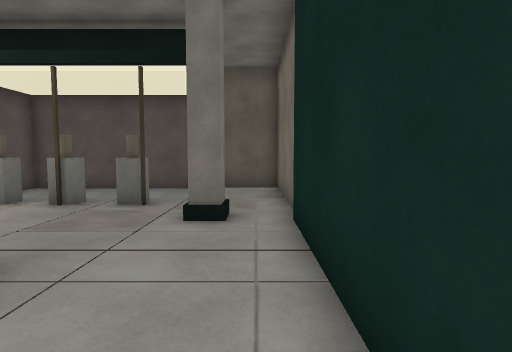
View 1 (above)

23 first-person views from a walk through a scene from a Unity 3-D project. The camera is 1.3 m above the floor, tilts 4° down and sees 80° across. Doors are open. The floor is counted in squares, 1 m on a side. Each view is taken from the middle of a square. On the plan, view 1 faces up. The plan holds only what a view shows up to about 14 squares ahead; the rest is blank. The place goes on beyond the plan. The player is left out.

View 2
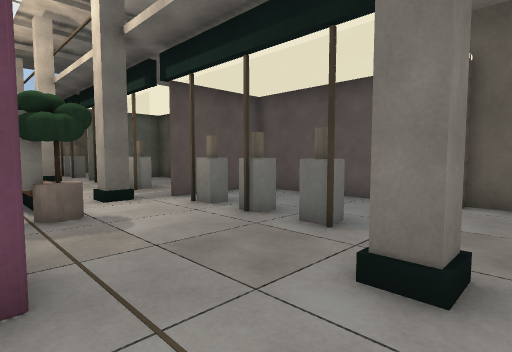

View 3
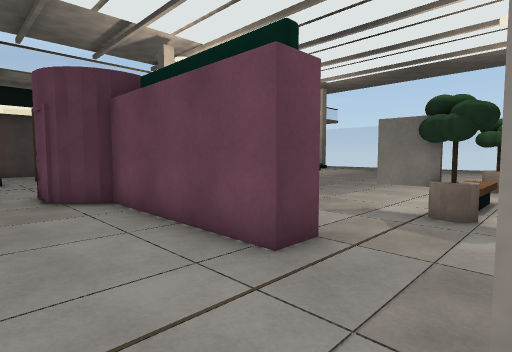

View 4
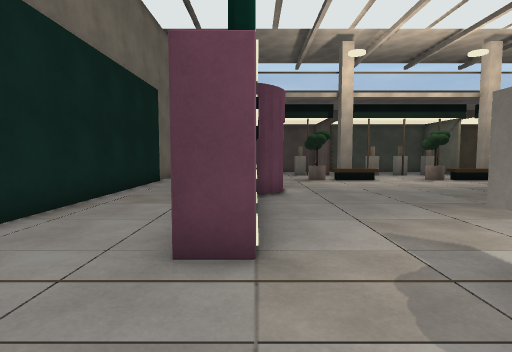

View 5
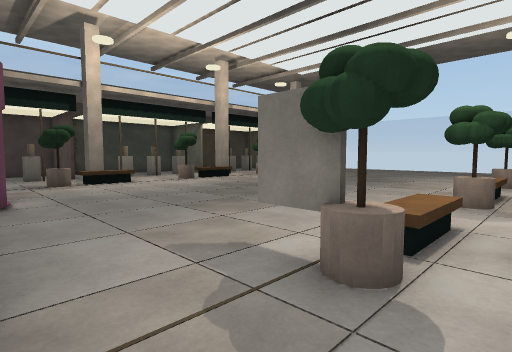

View 6
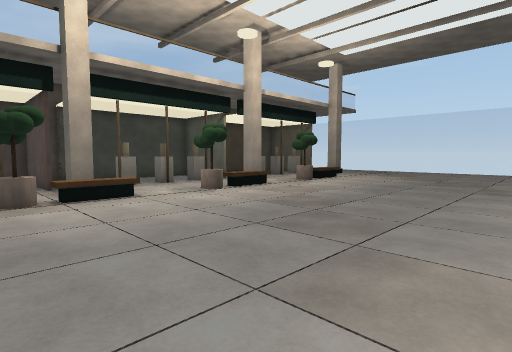

View 7
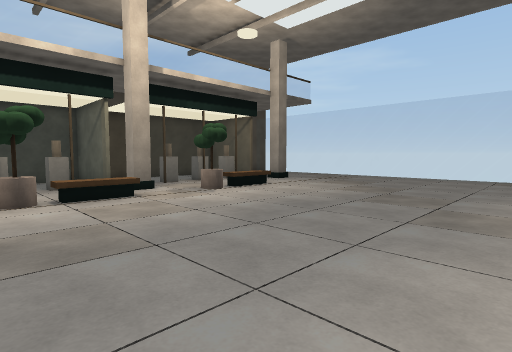

View 8
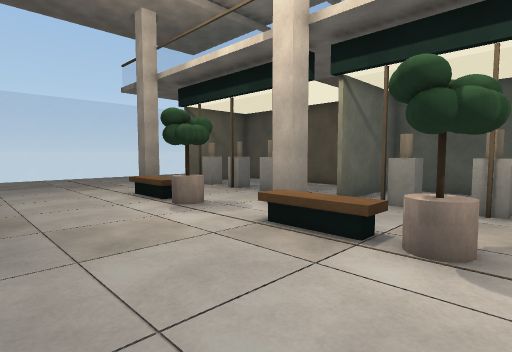

View 9
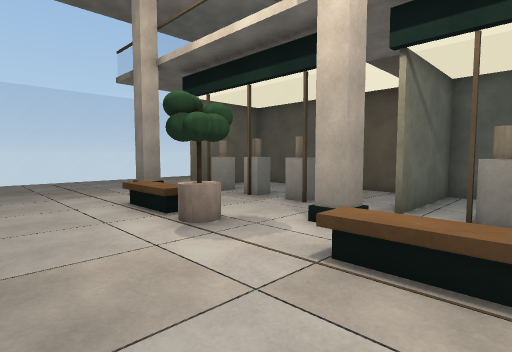

View 10
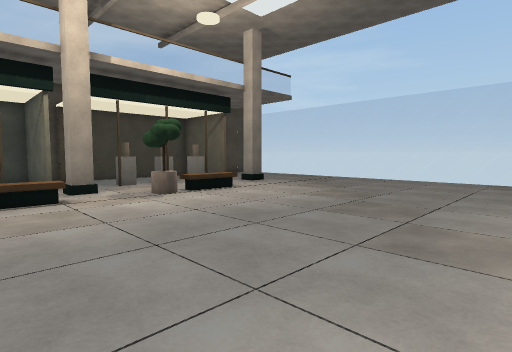

View 11
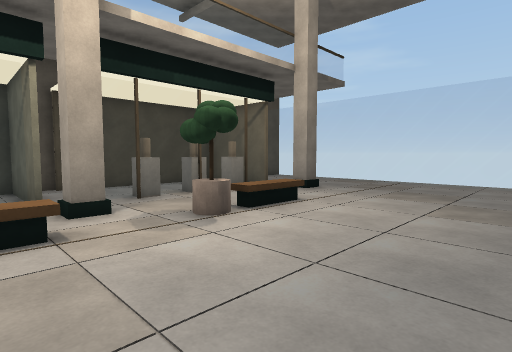

View 12
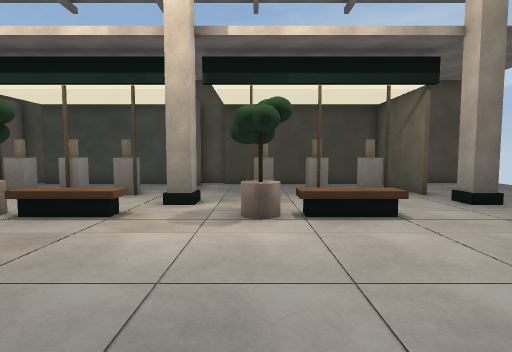

View 13
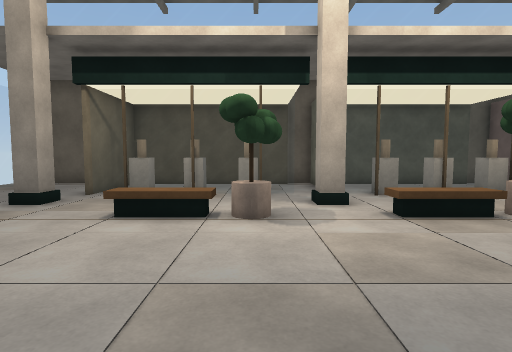

View 14
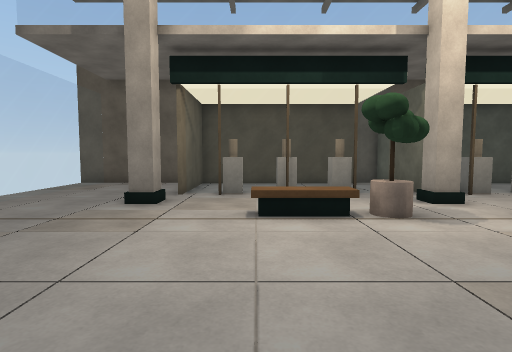

View 15
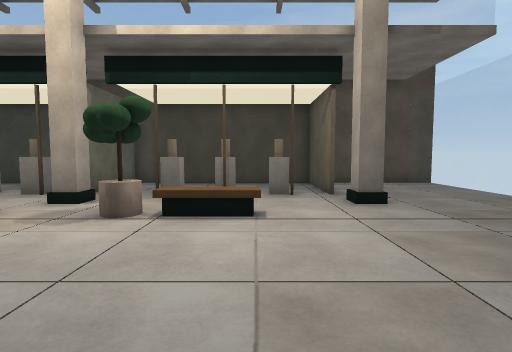

View 16
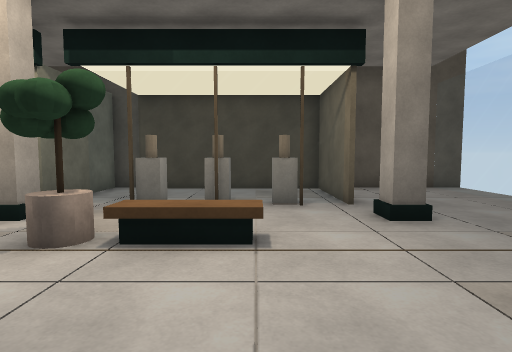

View 17
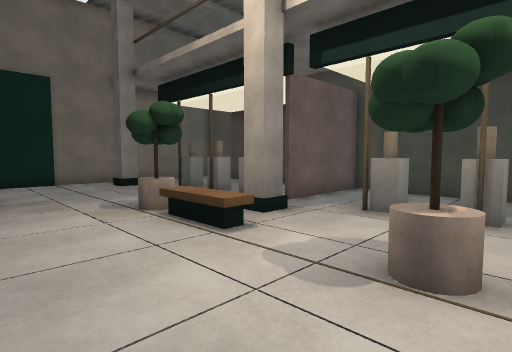

View 18
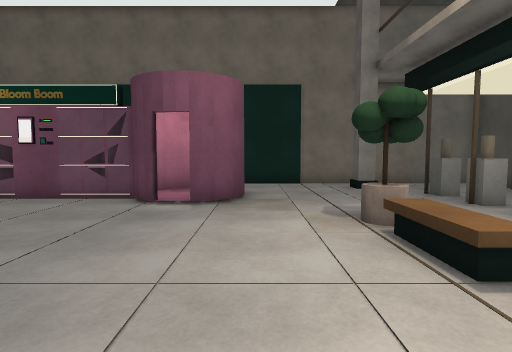

View 19
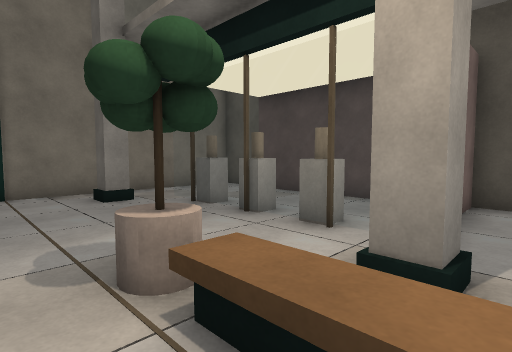

View 20
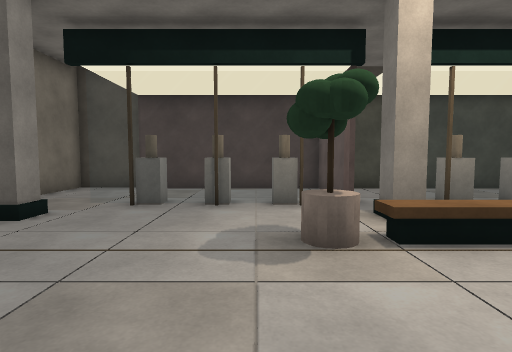

View 21
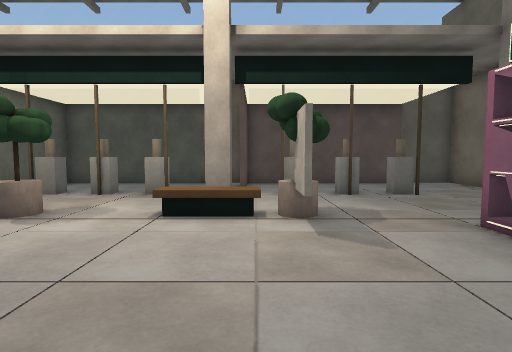

View 22
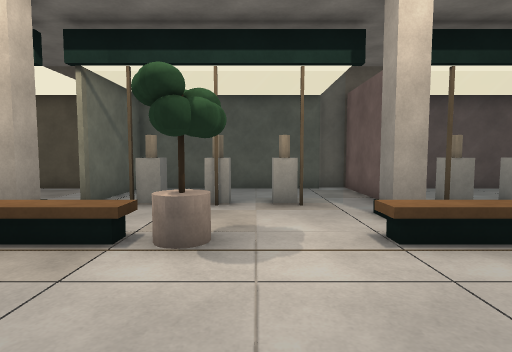

View 23
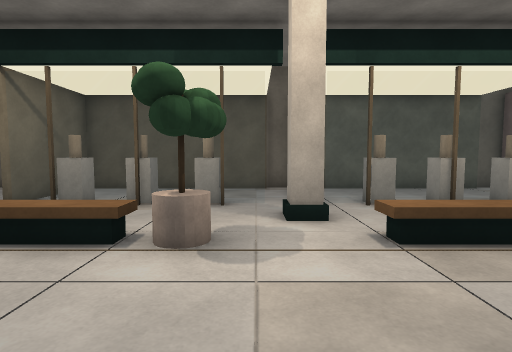

### Floor plan
Key: @ floor where view 1 was taken; # wall or solid block; . floor; D open door; = window, fence, low wall or low ledge; ^ raised ledge; O other object.
Columns run from 30 left of view 1 to 1 right of it. Each row starts with its distance up from view 1.
 12 ################################
 11  =... #.......#.......#........#
 10  =....#.......#.......#........#
  9  =....#..O.O..#..O.O..#....O...#
  8  =....=O=O=O=.=O=O=O=.=O=O=O=..#
  7  =.............................#
  6   ...#.......#.......#.......#.#
  5  =......^^^O..^^^O..^^^O.......#
  4  =......^^^O..^^^O..^^^O.......#
  3  =.....................#..=#...#
  2  =........................=#...#
  1    .......................##...#
  0   ........................##..@#
 -1  =........................=#...#
 -2  =........................=# ..#
 -3  =.......................####..#
 -4   .......................D= #..#
 -5  =.......................####..#
 -6  =.............................#
 -7  =.............................#
 -8  =......^^^O..^^^O..^^^O.......#
 -9   ......^^^O..^^^O..^^^O.......#
-10   ...#.......#.......#.......#.#
-11  =.......O.O.......O.....O.....#
-12  =....=O=O=O=.=O=O=O=.=O=O=O=..#
-13  =....#.......#.......#........#
-14  =....#.......#.......#........#
-15  =... #.......#.......#........#
-16 ################################

Positions as (right, up) in squares from view 1, and headings:
1: (0, 0), facing up
2: (0, 3), facing up-left
3: (0, 6), facing down-left
4: (-4, 7), facing down
5: (-4, 6), facing down-left
6: (-6, 1), facing down-left
7: (-12, 1), facing down-left
8: (-12, 0), facing up-left
9: (-14, 1), facing up-left
10: (-14, 1), facing down-left
11: (-15, -3), facing down-left
12: (-19, -2), facing down
13: (-19, -2), facing up
14: (-22, -2), facing up
15: (-22, -2), facing down
16: (-22, -4), facing down
17: (-14, -5), facing down-right
18: (-13, -6), facing right
19: (-10, -7), facing down-right
20: (-6, -4), facing down
21: (-8, -2), facing up
22: (-12, 0), facing up
23: (-18, 0), facing up
